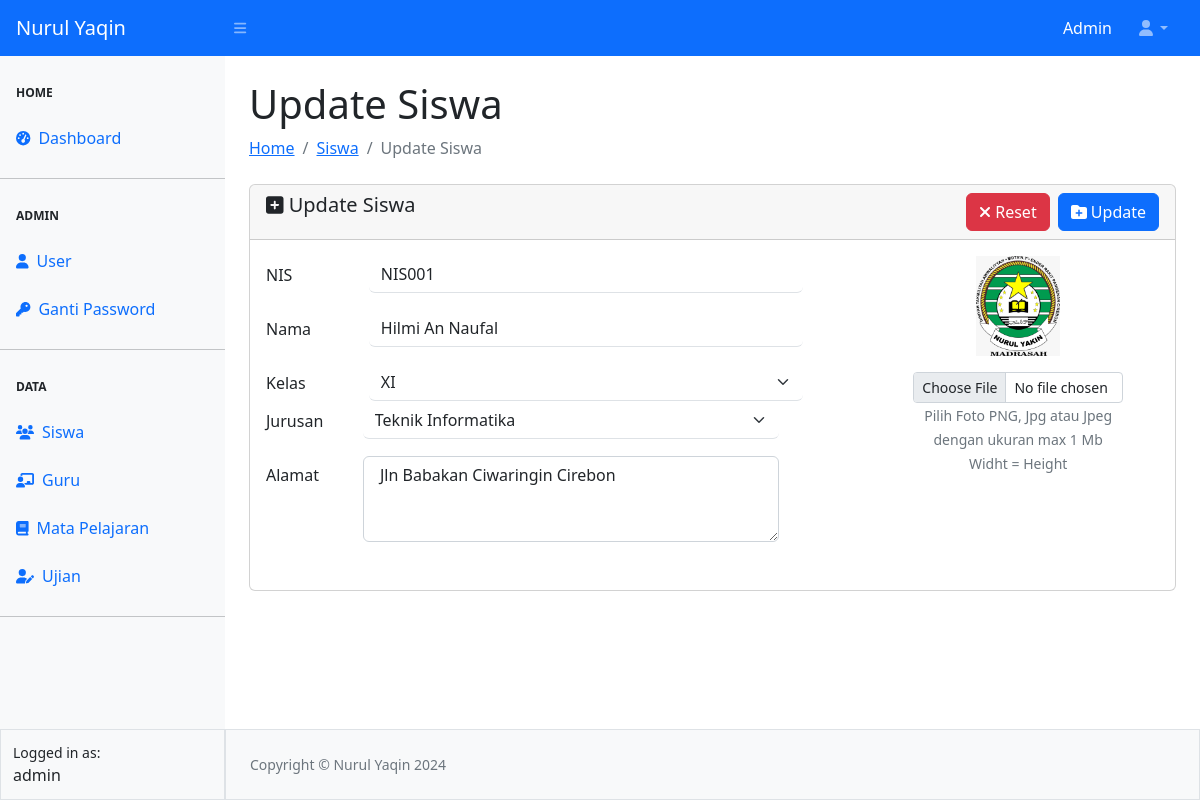
Screenshot of /siswa/update-siswa.php?nis=NIS001 (signed in) with the database file from the repository.
### tables this page shows
CREATE TABLE `tbl_siswa` (
  `nis` char(6) NOT NULL,
  `nama` varchar(100) NOT NULL,
  `alamat` varchar(250) NOT NULL,
  `kelas` varchar(3) NOT NULL,
  `jurusan` varchar(50) NOT NULL,
  `foto` varchar(50) NOT NULL
);

### siswa/update-siswa.php (the view, shortened to what this page needs)
<?php
require_once "../config.php";
require_once "../templates/header.php";
require_once "../templates/navbar.php";
require_once "../templates/sidebar.php";
$nis = $_GET['nis'];
$datas = mysqli_query($koneksi,"SELECT * FROM tbl_siswa WHERE nis='$nis'");
$data = mysqli_fetch_assoc($datas);
?>
<div id="layoutSidenav_content">
                <main>
                    <div class="container-fluid px-4">
                        <h1 class="mt-4">Update Siswa</h1>
                        <ol class="breadcrumb mb-4">
                            <li class="breadcrumb-item "><a href="../index.php">Home</a></li>
                            <li class="breadcrumb-item "><a href="siswa.php">Siswa</a></li>
                            <li class="breadcrumb-item active">Update Siswa</li>
                        </ol>
             <form action="proses-siswa.php" method="post" enctype="multipart/form-data">
                        <div class="card">
                 <div class="card-header">
                            <span class="h5"><i class="fa-solid fa-square-plus"></i> Update Siswa</span>
                            <button type="submit" name="update" class="btn btn-primary float-end "><i class="fa-solid fa-folder-plus"></i> Update</button>
                            <button type="submit" name="reset" class="btn btn-danger float-end me-2"><i class="fa-solid fa-xmark"></i> Reset</button>
                        </div>
                        <div class="card-body">
                            <div class="row">
                                <div class="col-8">
                                   <div class="mb-3 row">
                                        <label for="nis" class="col-sm-2 col-form-label">NIS</label>
                                        <label class="col-sm-1 col-form-label">:</label>
                                        <div class="col-sm-9" style="margin-left: -50px;">
                                        <input type="text" value="<?= $data['nis'] ?>"   class="form-control border-0 border-bottom" id="nis" name="nis" >
                                        </div>
                                    </div>
                                   <div class="mb-3 row">
                                        <label for="nama" class="col-sm-2 col-form-label">Nama</label>
                                        <label class="col-sm-1 col-form-label">:</label>
                                        <div class="col-sm-9" style="margin-left: -50px;">
                                        <input type="text" required value="<?= $data['nama'] ?>" class="form-control border-0 border-bottom" id="nama" name="nama">
                                        </div>
                                    </div>
                                   <div class="mb-3 row">
                                        <label for="kelas" class="col-sm-2 col-form-label">Kelas</label>
                                        <label class="col-sm-1 col-form-label">:</label>
                                    <div class="col-sm-9" style="margin-left: -50px;">
                                        <select name="kelas" id="kelas" required class="form-select border-0 border-bottom">
                                        <?php
                                            $jurusan = ['X', 'XI', 'XII'];
                                             foreach ($jurusan as $jrs ) {
                                                if ($data['kelas'] == $jrs){  ?>
                                                  <option value="<?= $jrs?>" selected><?= $jrs?></option>
                                                  <?php }else { ?>
                                                    <option value="<?= $jrs ?>"><?= $jrs ?></option>
                                               <?php
                                                }
                                             } ?>
                                        </select>
                                    </div>
                                   <div class="mb-3 row">
                                        <label for="jurusan" class="col-sm-2 col-form-label">Jurusan</label>
                                        <label class="col-sm-1 col-form-label">:</label>
                                    <div class="col-sm-9" style="margin-left: -50px;">
                                        <select name="jurusan" id="jurusan" required class="form-select border-0 border-bottom">
                                        <?php
                                            $jurusan = ['Teknik Informatika', 'Pendidikan Islam', 'Sains Biologi'];
                                             foreach ($jurusan as $jrs ) {
                                                if ($data['jurusan'] == $jrs){  ?>
                                                  <option value="<?= $jrs?>" selected><?= $jrs?></option>
                                                  <?php }else { ?>
                                                    <option value="<?= $jrs ?>"><?= $jrs ?></option>
                                               <?php
                                                }
                                             } ?>
                                        </select>
                                    </div>
                                   </div>
                                    <div class="mb-3 row">
                                        <label for="alamat" class="col-sm-2 col-form-label">Alamat</label>
                                        <label class="col-sm-1 col-form-label">:</label>
                                        <div class="col-sm-9" style="margin-left: -50px;">
                                        <textarea name="alamat" id="alamat" class="form-control"  required cols="30" rows="3"> <?= $data['alamat'] ?></textarea>
                                        </div>
                                    </div>
                                    </div>
                                </div>
                                <div class="col-4 text-center px-5">
                                    <img src="../asset/image/<?= $data['foto'] ?>" alt="user" class="mb-3" width="40%" >
                                    <input type="file" name="image" class="form-control form-control-sm">
                                    <small class="text-secondary">Pilih Foto PNG, Jpg atau Jpeg dengan ukuran max 1 Mb </small>
                                    <div><small class="text-secondary">Widht = Height </small></div>
                                </div>
                            </div>
                        </div>
                             </div>
                        </form>
                    </div>
                </main>
<?php
require_once "../templates/footer.php";
?>

### rows the page displays
tbl_siswa: nis "NIS001", nama "Hilmi An Naufal", kelas "XI", jurusan "Teknik Informatika", alamat "Jln Babakan Ciwaringin Cirebon", foto (picture)

### other values shown
$_SESSION['ssUser'] "Admin"
$_SESSION['ssUser'] "admin"
